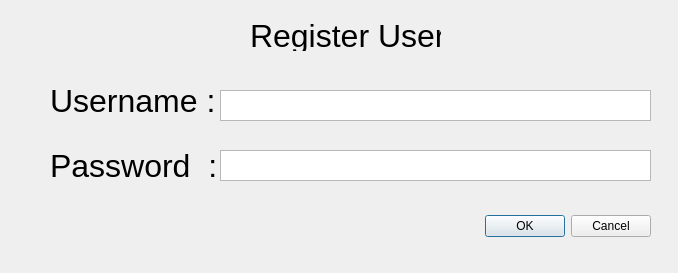
<?xml version="1.0" encoding="UTF-8"?>
<ui version="4.0">
 <class>register_2</class>
 <widget class="QDialog" name="register_2">
  <property name="geometry">
   <rect>
    <x>0</x>
    <y>0</y>
    <width>678</width>
    <height>273</height>
   </rect>
  </property>
  <property name="windowTitle">
   <string>Register User</string>
  </property>
  <widget class="QDialogButtonBox" name="buttonBox">
   <property name="geometry">
    <rect>
     <x>60</x>
     <y>210</y>
     <width>591</width>
     <height>32</height>
    </rect>
   </property>
   <property name="orientation">
    <enum>Qt::Horizontal</enum>
   </property>
   <property name="standardButtons">
    <set>QDialogButtonBox::Cancel|QDialogButtonBox::Ok</set>
   </property>
  </widget>
  <widget class="QPlainTextEdit" name="plainTextEdit">
   <property name="geometry">
    <rect>
     <x>220</x>
     <y>90</y>
     <width>431</width>
     <height>31</height>
    </rect>
   </property>
  </widget>
  <widget class="QLabel" name="label_2">
   <property name="geometry">
    <rect>
     <x>50</x>
     <y>150</y>
     <width>191</width>
     <height>31</height>
    </rect>
   </property>
   <property name="font">
    <font>
     <pointsize>24</pointsize>
    </font>
   </property>
   <property name="text">
    <string>Password  :</string>
   </property>
  </widget>
  <widget class="QPlainTextEdit" name="plainTextEdit_2">
   <property name="geometry">
    <rect>
     <x>220</x>
     <y>150</y>
     <width>431</width>
     <height>31</height>
    </rect>
   </property>
  </widget>
  <widget class="QLabel" name="label">
   <property name="geometry">
    <rect>
     <x>50</x>
     <y>80</y>
     <width>171</width>
     <height>41</height>
    </rect>
   </property>
   <property name="font">
    <font>
     <pointsize>24</pointsize>
    </font>
   </property>
   <property name="text">
    <string>Username :</string>
   </property>
  </widget>
  <widget class="QLabel" name="label_3">
   <property name="geometry">
    <rect>
     <x>250</x>
     <y>20</y>
     <width>191</width>
     <height>31</height>
    </rect>
   </property>
   <property name="font">
    <font>
     <pointsize>24</pointsize>
    </font>
   </property>
   <property name="text">
    <string>Register User</string>
   </property>
  </widget>
 </widget>
 <resources/>
 <connections>
  <connection>
   <sender>buttonBox</sender>
   <signal>accepted()</signal>
   <receiver>register_2</receiver>
   <slot>accept()</slot>
   <hints>
    <hint type="sourcelabel">
     <x>248</x>
     <y>254</y>
    </hint>
    <hint type="destinationlabel">
     <x>157</x>
     <y>274</y>
    </hint>
   </hints>
  </connection>
  <connection>
   <sender>buttonBox</sender>
   <signal>rejected()</signal>
   <receiver>register_2</receiver>
   <slot>reject()</slot>
   <hints>
    <hint type="sourcelabel">
     <x>316</x>
     <y>260</y>
    </hint>
    <hint type="destinationlabel">
     <x>286</x>
     <y>274</y>
    </hint>
   </hints>
  </connection>
 </connections>
</ui>
